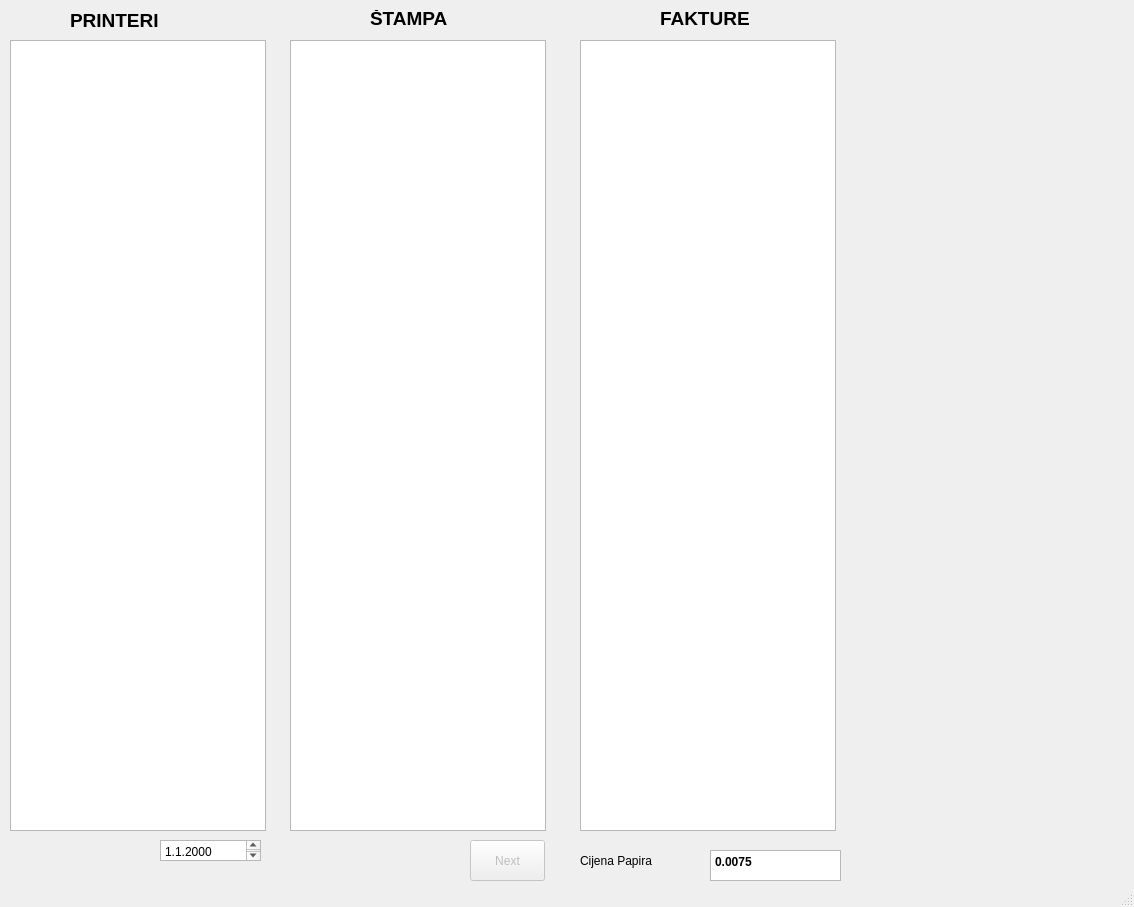
<?xml version="1.0" encoding="UTF-8"?>
<ui version="4.0">
 <class>MainWindow</class>
 <widget class="QMainWindow" name="MainWindow">
  <property name="enabled">
   <bool>true</bool>
  </property>
  <property name="geometry">
   <rect>
    <x>0</x>
    <y>0</y>
    <width>1134</width>
    <height>907</height>
   </rect>
  </property>
  <property name="windowTitle">
   <string>MainWindow</string>
  </property>
  <widget class="QWidget" name="centralwidget">
   <widget class="QTableView" name="tableView_2">
    <property name="geometry">
     <rect>
      <x>290</x>
      <y>40</y>
      <width>256</width>
      <height>791</height>
     </rect>
    </property>
   </widget>
   <widget class="QTableView" name="tableView_3">
    <property name="geometry">
     <rect>
      <x>580</x>
      <y>40</y>
      <width>256</width>
      <height>791</height>
     </rect>
    </property>
   </widget>
   <widget class="QLabel" name="label">
    <property name="geometry">
     <rect>
      <x>9</x>
      <y>9</y>
      <width>16</width>
      <height>16</height>
     </rect>
    </property>
    <property name="text">
     <string/>
    </property>
   </widget>
   <widget class="QTableView" name="tableView">
    <property name="geometry">
     <rect>
      <x>10</x>
      <y>40</y>
      <width>256</width>
      <height>791</height>
     </rect>
    </property>
   </widget>
   <widget class="QLabel" name="label_2">
    <property name="geometry">
     <rect>
      <x>70</x>
      <y>10</y>
      <width>191</width>
      <height>20</height>
     </rect>
    </property>
    <property name="font">
     <font>
      <pointsize>14</pointsize>
      <weight>75</weight>
      <bold>true</bold>
     </font>
    </property>
    <property name="text">
     <string>PRINTERI</string>
    </property>
   </widget>
   <widget class="QLabel" name="label_3">
    <property name="geometry">
     <rect>
      <x>370</x>
      <y>10</y>
      <width>201</width>
      <height>16</height>
     </rect>
    </property>
    <property name="font">
     <font>
      <pointsize>14</pointsize>
      <weight>75</weight>
      <bold>true</bold>
     </font>
    </property>
    <property name="text">
     <string>ŠTAMPA</string>
    </property>
   </widget>
   <widget class="QLabel" name="label_4">
    <property name="geometry">
     <rect>
      <x>660</x>
      <y>10</y>
      <width>101</width>
      <height>16</height>
     </rect>
    </property>
    <property name="font">
     <font>
      <pointsize>14</pointsize>
      <weight>75</weight>
      <bold>true</bold>
     </font>
    </property>
    <property name="text">
     <string>FAKTURE</string>
    </property>
   </widget>
   <widget class="QPushButton" name="pushButton">
    <property name="enabled">
     <bool>false</bool>
    </property>
    <property name="geometry">
     <rect>
      <x>470</x>
      <y>840</y>
      <width>75</width>
      <height>41</height>
     </rect>
    </property>
    <property name="text">
     <string>Next</string>
    </property>
   </widget>
   <widget class="QLabel" name="label_5">
    <property name="geometry">
     <rect>
      <x>580</x>
      <y>850</y>
      <width>91</width>
      <height>21</height>
     </rect>
    </property>
    <property name="text">
     <string>Cijena Papira</string>
    </property>
   </widget>
   <widget class="QTextBrowser" name="textBrowser">
    <property name="geometry">
     <rect>
      <x>710</x>
      <y>850</y>
      <width>131</width>
      <height>31</height>
     </rect>
    </property>
    <property name="html">
     <string>&lt;!DOCTYPE HTML PUBLIC &quot;-//W3C//DTD HTML 4.0//EN&quot; &quot;http://www.w3.org/TR/REC-html40/strict.dtd&quot;&gt;
&lt;html&gt;&lt;head&gt;&lt;meta name=&quot;qrichtext&quot; content=&quot;1&quot; /&gt;&lt;style type=&quot;text/css&quot;&gt;
p, li { white-space: pre-wrap; }
&lt;/style&gt;&lt;/head&gt;&lt;body style=&quot; font-family:'MS Shell Dlg 2'; font-size:8.25pt; font-weight:400; font-style:normal;&quot;&gt;
&lt;p style=&quot; margin-top:0px; margin-bottom:0px; margin-left:0px; margin-right:0px; -qt-block-indent:0; text-indent:0px;&quot;&gt;&lt;span style=&quot; font-size:9pt; font-weight:600;&quot;&gt;0.0075&lt;/span&gt;&lt;/p&gt;&lt;/body&gt;&lt;/html&gt;</string>
    </property>
   </widget>
   <widget class="QTextBrowser" name="textBrowser_2">
    <property name="geometry">
     <rect>
      <x>160</x>
      <y>840</y>
      <width>101</width>
      <height>21</height>
     </rect>
    </property>
    <property name="html">
     <string>&lt;!DOCTYPE HTML PUBLIC &quot;-//W3C//DTD HTML 4.0//EN&quot; &quot;http://www.w3.org/TR/REC-html40/strict.dtd&quot;&gt;
&lt;html&gt;&lt;head&gt;&lt;meta name=&quot;qrichtext&quot; content=&quot;1&quot; /&gt;&lt;style type=&quot;text/css&quot;&gt;
p, li { white-space: pre-wrap; }
&lt;/style&gt;&lt;/head&gt;&lt;body style=&quot; font-family:'MS Shell Dlg 2'; font-size:8.25pt; font-weight:400; font-style:normal;&quot;&gt;
&lt;p style=&quot; margin-top:0px; margin-bottom:0px; margin-left:0px; margin-right:0px; -qt-block-indent:0; text-indent:0px;&quot;&gt;&lt;span style=&quot; font-size:9pt;&quot;&gt;1.1.2000&lt;/span&gt;&lt;/p&gt;&lt;/body&gt;&lt;/html&gt;</string>
    </property>
   </widget>
  </widget>
  <widget class="QStatusBar" name="statusbar"/>
 </widget>
 <resources/>
 <connections/>
</ui>
